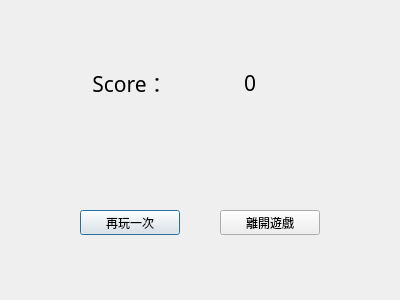
<?xml version="1.0" encoding="UTF-8"?>
<ui version="4.0">
 <class>Dialog</class>
 <widget class="QDialog" name="Dialog">
  <property name="geometry">
   <rect>
    <x>0</x>
    <y>0</y>
    <width>400</width>
    <height>300</height>
   </rect>
  </property>
  <property name="windowTitle">
   <string>Dialog</string>
  </property>
  <widget class="QPushButton" name="pushButton">
   <property name="geometry">
    <rect>
     <x>80</x>
     <y>210</y>
     <width>100</width>
     <height>25</height>
    </rect>
   </property>
   <property name="text">
    <string>再玩一次</string>
   </property>
  </widget>
  <widget class="QPushButton" name="pushButton_2">
   <property name="geometry">
    <rect>
     <x>220</x>
     <y>210</y>
     <width>100</width>
     <height>25</height>
    </rect>
   </property>
   <property name="text">
    <string>離開遊戲</string>
   </property>
  </widget>
  <widget class="QLabel" name="Score">
   <property name="geometry">
    <rect>
     <x>80</x>
     <y>60</y>
     <width>100</width>
     <height>45</height>
    </rect>
   </property>
   <property name="font">
    <font>
     <family>微軟正黑體</family>
     <pointsize>16</pointsize>
    </font>
   </property>
   <property name="text">
    <string>Score：</string>
   </property>
   <property name="alignment">
    <set>Qt::AlignCenter</set>
   </property>
  </widget>
  <widget class="QLabel" name="outputScore">
   <property name="geometry">
    <rect>
     <x>200</x>
     <y>60</y>
     <width>100</width>
     <height>45</height>
    </rect>
   </property>
   <property name="font">
    <font>
     <family>微軟正黑體</family>
     <pointsize>16</pointsize>
    </font>
   </property>
   <property name="text">
    <string>0</string>
   </property>
   <property name="alignment">
    <set>Qt::AlignCenter</set>
   </property>
  </widget>
 </widget>
 <resources/>
 <connections>
  <connection>
   <sender>pushButton_2</sender>
   <signal>clicked()</signal>
   <receiver>Dialog</receiver>
   <slot>close()</slot>
   <hints>
    <hint type="sourcelabel">
     <x>272</x>
     <y>222</y>
    </hint>
    <hint type="destinationlabel">
     <x>328</x>
     <y>256</y>
    </hint>
   </hints>
  </connection>
 </connections>
</ui>
